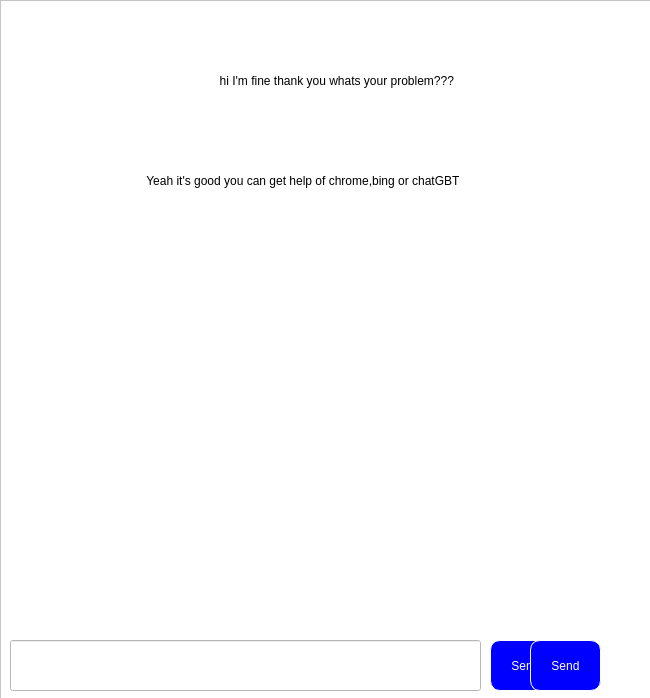
<?xml version="1.0" encoding="UTF-8"?>
<ui version="4.0">
 <class>message</class>
 <widget class="QWidget" name="message">
  <property name="geometry">
   <rect>
    <x>0</x>
    <y>0</y>
    <width>650</width>
    <height>698</height>
   </rect>
  </property>
  <property name="windowTitle">
   <string>Form</string>
  </property>
  <property name="styleSheet">
   <string notr="true">background-color: rgb(255, 255, 255);</string>
  </property>
  <widget class="QFrame" name="frame">
   <property name="geometry">
    <rect>
     <x>0</x>
     <y>0</y>
     <width>651</width>
     <height>701</height>
    </rect>
   </property>
   <property name="frameShape">
    <enum>QFrame::StyledPanel</enum>
   </property>
   <property name="frameShadow">
    <enum>QFrame::Raised</enum>
   </property>
   <widget class="QLineEdit" name="lineEdit">
    <property name="geometry">
     <rect>
      <x>10</x>
      <y>640</y>
      <width>471</width>
      <height>51</height>
     </rect>
    </property>
    <property name="styleSheet">
     <string notr="true">border-color: rgb(0, 0, 0);
font: 75 10pt &quot;MS Shell Dlg 2&quot;;</string>
    </property>
    <property name="text">
     <string/>
    </property>
   </widget>
   <widget class="QPushButton" name="pushButton">
    <property name="geometry">
     <rect>
      <x>490</x>
      <y>640</y>
      <width>71</width>
      <height>51</height>
     </rect>
    </property>
    <property name="styleSheet">
     <string notr="true">*{
border-radius:10px;
background-color: rgb(0, 0, 255);
font: 75 16pt &quot;MS Shell Dlg 2&quot;;
color: rgb(255, 255, 255);
border:1px solid white;
}
:hover{
color:black;
}</string>
    </property>
    <property name="text">
     <string>Send</string>
    </property>
   </widget>
   <widget class="QLabel" name="label">
    <property name="geometry">
     <rect>
      <x>20</x>
      <y>20</y>
      <width>611</width>
      <height>41</height>
     </rect>
    </property>
    <property name="styleSheet">
     <string notr="true">font: 75 10pt &quot;MS Shell Dlg 2&quot;;</string>
    </property>
    <property name="text">
     <string/>
    </property>
   </widget>
   <widget class="QLabel" name="label_2">
    <property name="geometry">
     <rect>
      <x>30</x>
      <y>60</y>
      <width>611</width>
      <height>41</height>
     </rect>
    </property>
    <property name="styleSheet">
     <string notr="true">font: 75 10pt &quot;MS Shell Dlg 2&quot;;
color: rgb(0, 0, 0);</string>
    </property>
    <property name="text">
     <string>                                                         hi I'm fine thank you whats your problem???</string>
    </property>
   </widget>
   <widget class="QPushButton" name="pushButton_2">
    <property name="geometry">
     <rect>
      <x>530</x>
      <y>640</y>
      <width>71</width>
      <height>51</height>
     </rect>
    </property>
    <property name="styleSheet">
     <string notr="true">*{
border-radius:10px;
background-color: rgb(0, 0, 255);
font: 75 16pt &quot;MS Shell Dlg 2&quot;;
color: rgb(255, 255, 255);
border:1px solid white;
}
:hover{
color:black;
}</string>
    </property>
    <property name="text">
     <string>Send</string>
    </property>
   </widget>
   <widget class="QLabel" name="label_3">
    <property name="geometry">
     <rect>
      <x>20</x>
      <y>100</y>
      <width>611</width>
      <height>41</height>
     </rect>
    </property>
    <property name="styleSheet">
     <string notr="true">font: 75 10pt &quot;MS Shell Dlg 2&quot;;</string>
    </property>
    <property name="text">
     <string/>
    </property>
   </widget>
   <widget class="QLabel" name="label_4">
    <property name="geometry">
     <rect>
      <x>30</x>
      <y>160</y>
      <width>611</width>
      <height>41</height>
     </rect>
    </property>
    <property name="styleSheet">
     <string notr="true">font: 75 10pt &quot;MS Shell Dlg 2&quot;;
color: rgb(0, 0, 0);</string>
    </property>
    <property name="text">
     <string>                                   Yeah it's good you can get help of chrome,bing or chatGBT</string>
    </property>
   </widget>
  </widget>
 </widget>
 <resources/>
 <connections/>
</ui>
